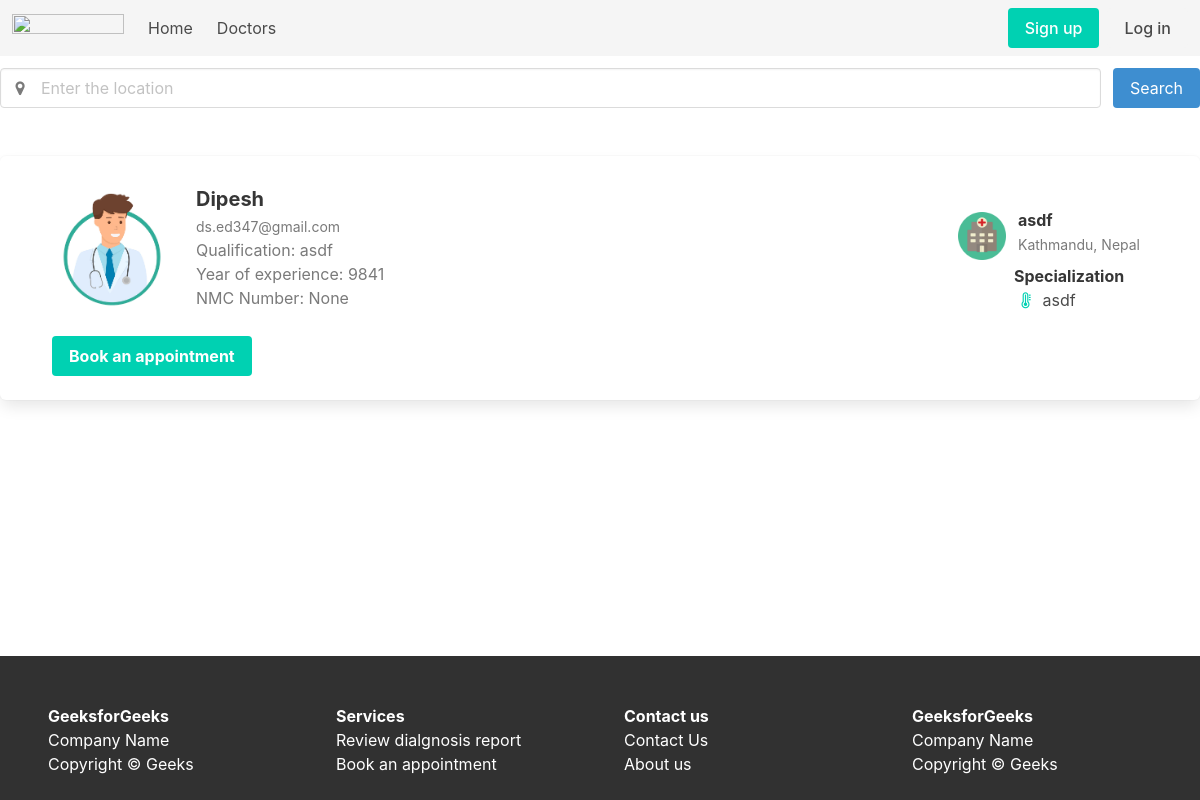
The page /doccard on the database as committed earlier.
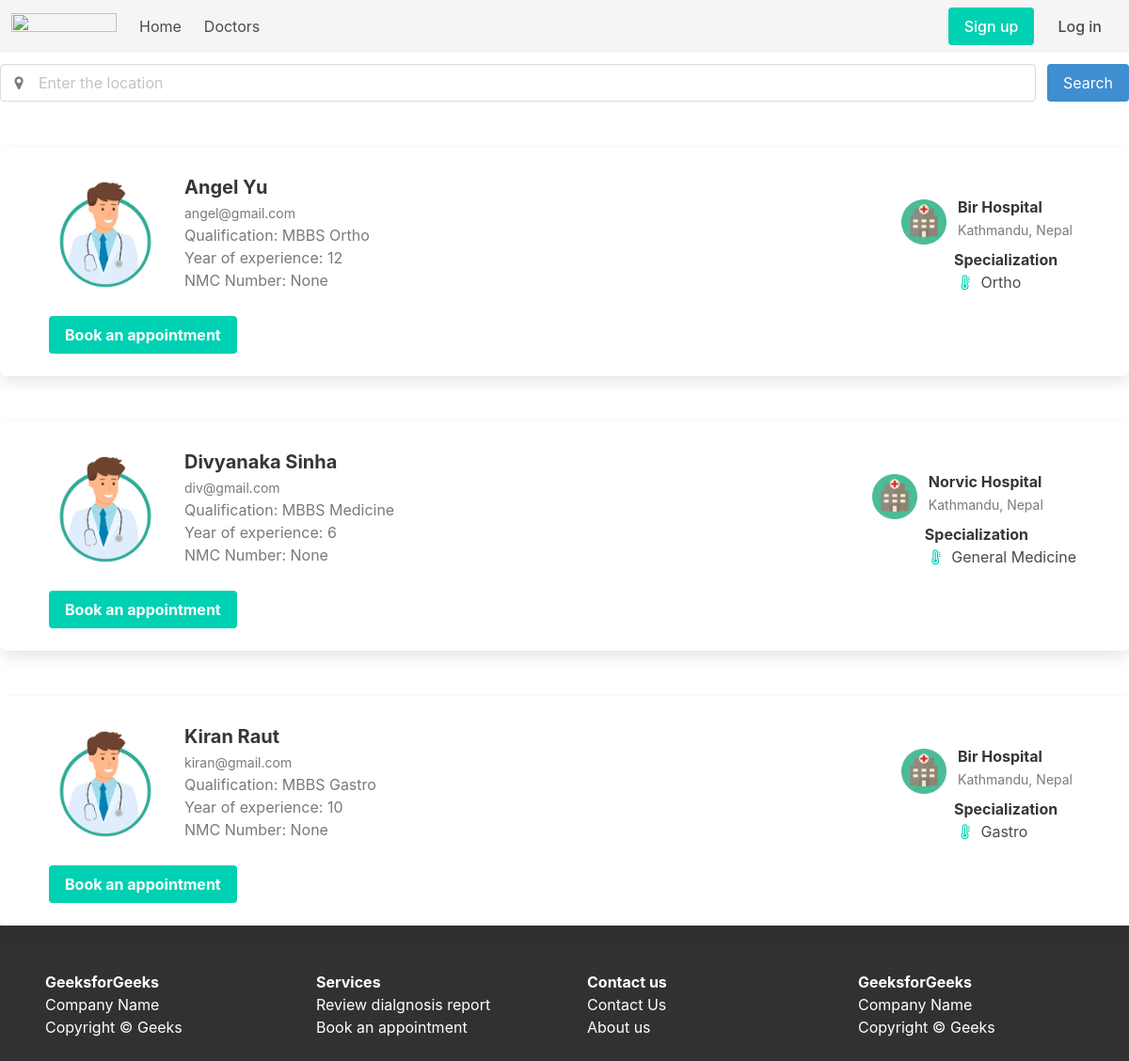
The same page on the database as committed later.
### website/models.py (models this page shows)
class User(db.Model,UserMixin):
	id=db.Column(db.Integer, primary_key=True)
	name = db.Column(db.String(150))
	email=db.Column(db.String(150),unique=True)
	password = db.Column(db.String(150))
	gender = db.Column(db.String(10))
	phone = db.Column(db.BigInteger)
	role = db.Column(db.String(20))

class Doctor(db.Model, UserMixin):
	id=db.Column(db.Integer,db.ForeignKey('user.id'),primary_key=True)
	nmc_number = db.Column(db.Integer)
	practice_years = db.Column(db.Integer)
	expertise = db.Column(db.String(200))
	hospital = db.Column(db.String(200))
	qualification = db.Column(db.String(100))
	user = db.relationship('User')

### website/views.py (the view)
@views.route('/doccard')
def card():
	allusers = User.query.all()
	doctors = []
	for users in allusers:
		if users.role == "Doctor":
			doctors.append(users)
	docDetails = Doctor.query.all()
	return render_template('doccard.html',user=current_user, doctors=doctors, docDetails=docDetails)

### website/templates/doccard.html (shortened to what this page needs)
{% extends "base.html" %} {%block title%}Doctors List{%endblock%}
{% block content %}
<div class="container mt-4">
  <div class="field is-grouped">
    <p class="control is-expanded has-icons-left">
      <input class="input" type="text" placeholder="Enter the location">
      <span class="icon is-small is-left has-text-grey">
      </span>
    </p>
    <p class="control">
      <a class="button is-info">
        Search
      </a>
    </p>
  </div>
{%for doctor in doctors%}
<div class="box mt-6 pl-6 pr-6" id="card" onclick="getDoctor(doctor.id)">
    <article class="media mt-2">
      <div class="media-left">
        <figure class="image is-128x128 is-rounded">
          <img src="{{ url_for('static',filename='images/doctorProfile.jpg') }}" alt="Image">
        </figure>
      </div>
      <div class="media-content">
        <div class="content">
          <p>
            <strong class="is-size-5 m-1">{{doctor.name}}</strong>
            <br>
            <small class="has-text-grey m-1">{{doctor.email}}</small>
            <br>
            {%for docDetail in docDetails%}
              {%if doctor.id == docDetail.id%}
                <span class="m-1 has-text-grey">Qualification: {{docDetail.qualification}}</span>
                <br>
                <span class="m-1 has-text-grey">Year of experience: {{docDetail.practice_years}}</span>
                <br>
                <span class="m-1 has-text-grey">NMC Number: {{docDetail.nmc_number}}</span>
              {%endif%}
            {%endfor%}
          </p>
        </div>
        </div>
        <div class="media m-1" style="border: none">
            <div class="media-left m-1">
                <figure class="image is-48x48 is-rounded mt-2">
                  <img src="{{ url_for('static',filename='images/hospital.jpg') }}" alt="Image">
                </figure>
              </div>
              {%for docDetail in docDetails%}
                {%if doctor.id == docDetail.id%}
              <div class="media-content m-1 mt-2">
                <div class="content">
                  <p>
                      <strong class="is-size-6 m-1">{{docDetail.hospital}}</strong>
                      <br>
                      <small class="has-text-grey m-1">Kathmandu, Nepal</small>
                  </p>
                </div>
                <div class="content">
                  <strong class="is-size-6">Specialization</strong>
                  <br>
                  <span class="icon is-left has-text-primary">
                      <i class="fa fa-thermometer"></i>
                  </span>
                  <span class="is-size-6">{{docDetail.expertise}}</span>
              </div>
              </div>
              {%endif%}
              {%endfor%}
          </div>
    </article>
    <div class="content m-1">
      <div class="control mt-4">
          <button class="button is-primary"><strong>Book an appointment</strong></button>
      </div>
    </div>
      </div>
      {%endfor%}
</div>
{% endblock %}

### website/templates/base.html (shortened to what this page needs)
<!DOCTYPE html>
<html lang="en">
	<head>
		<link
			rel="stylesheet"
			href="https://cdn.jsdelivr.net/npm/bulma@0.9.4/css/bulma.min.css"
		/>
		<link
			rel="stylesheet"
			href="https://maxcdn.bootstrapcdn.com/font-awesome/4.7.0/css/font-awesome.min.css"
		/>
		<link
			rel="stylesheet"
			href="{{ url_for('static',filename='css/index.css') }}"
		/>
	</head>
	<body class="hero has-navbar-fixed-top is-fullheight" style="height: 100vh; width: 100%;">
		<nav
			class="navbar is-fixed-top has-background-light"
			role="navigation"
			aria-label="main navigation"
		>
			<div class="navbar-brand">
				<a class="navbar-item" href="/">
					<img
						src="https://bulma.io/images/bulma-logo.png"
						width="112"
						height="28"
					/>
				</a>
			</div>
			<div id="navbarBasicExample" class="navbar-menu">
				<div class="navbar-start">
					<a class="navbar-item" href="/"> Home </a>
					<a class="navbar-item" href="/doccard"> Doctors </a>
					</div>
				<div class="navbar-end">
					<div class="navbar-item">
						{%if not user.is_authenticated%}
						<div class="buttons has-text-weight-medium">
							<a
								class="button is-primary has-text-weight-medium"
								href="/auth/signup"
							>
								Sign up
							</a>
							<a
								class="button is-light has-text-weight-medium"
								href="/auth/login"
							>
								Log in
							</a>
						</div>
						{%endif%}
					</div>
				</div>
			</div>
		</nav>
		<div class="container">{%block content%}{%endblock%}</div>
		 <footer class="footer hero-foot pb-5 pl-6 mt-auto is-flex-align-items-flex-end" style="background-color: rgb(49, 49, 49);">
	  <div class="columns has-text-white">
		<div class="column">
		  <h4 class="bd-footer-title
					 has-text-weight-bold
					 has-text-left">
			GeeksforGeeks
		  </h4>
		  <p class="bd-footer-subtitle
					has-text-left">
			Company Name
		  </p>
		  <div class="content">
			<p>Copyright © Geeks</p>
		  </div>
		</div>
		<div class="column">
		  <h4 class="bd-footer-title
					 has-text-weight-bold
					 has-text-justify">
			Services
		  </h4>
		  <p class="bd-footer-subtitle">
			 <a href="https://" class="has-text-white">
			  <span class="icon-text">
				<span>Review dialgnosis report</span>
			  </span>
			 </a>
			  <br />
			  <a href="https://" class="has-text-white">
				  <span class="icon-text">
					<span>Book an appointment</span>
				  </span>
				</a>
		  </p>
		</div>
		<div class="column">
		  <h4 class="bd-footer-subtitle
					 has-text-weight-bold
					 has-text-justify">
			Contact us
		  </h4>
		  <p class="bd-footer-subtitle">
			  <a href="https://" class="has-text-white">
				  <span class="icon-text">
					<span>Contact Us</span>
				  </span>
				</a>
			  <br />
			  <a href="https://" class="has-text-white">
				  <span class="icon-text">
					<span>About us</span>
				  </span>
				</a>
		  </p>
		</div>
		<div class="column">
			<h4 class="bd-footer-title
					   has-text-weight-bold
					   has-text-left">
			  GeeksforGeeks
			</h4>
			<p class="bd-footer-link
					  has-text-left">
			  Company Name
			</p>
			<div class="content">
			  <p>Copyright © Geeks</p>
			</div>
		  </div>
	  </div>
	</footer>
	</body>
</html>

### website/static/css/index.css (style rules this page uses)
.container { max-width: 100%; width: 100%; }

Rows that differ between the two databases and show on the page:
no longer on this page (row edited): User: name "Dipesh", email "ds.ed347@gmail.com"
removed Doctor: qualification "asdf", practice_years "9841", nmc_number "None", hospital "asdf", expertise "asdf"
now on this page (row edited): User: name "Angel Yu", email "angel@gmail.com"
added Doctor: qualification "MBBS Ortho", practice_years "12", nmc_number "None", hospital "Bir Hospital", expertise "Ortho"
now on this page (row edited): User: name "Divyanaka Sinha", email "div@gmail.com"
added Doctor: qualification "MBBS Medicine", practice_years "6", nmc_number "None", hospital "Norvic Hospital", expertise "General Medicine"
added User: name "Kiran Raut", email "kiran@gmail.com"
added Doctor: qualification "MBBS Gastro", practice_years "10", nmc_number "None", hospital "Bir Hospital", expertise "Gastro"
